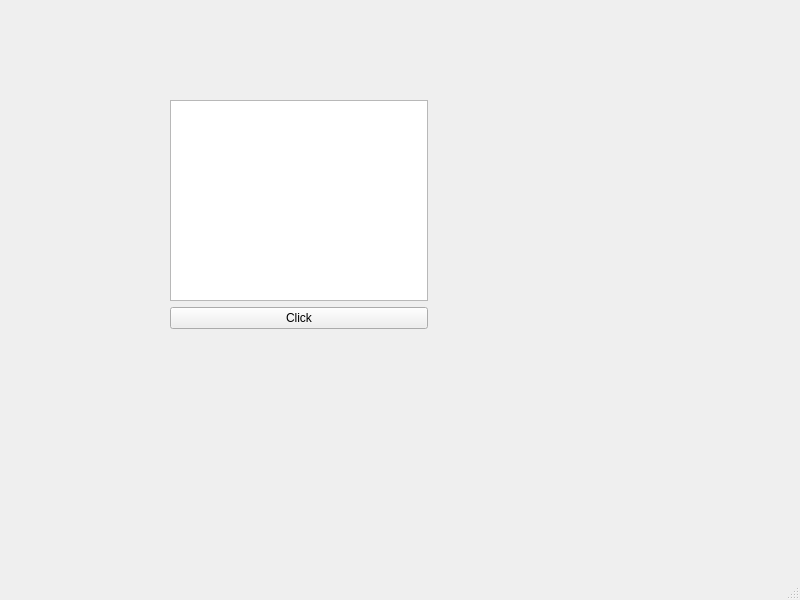
<?xml version="1.0" encoding="UTF-8"?>
<ui version="4.0">
 <class>MainWindow</class>
 <widget class="QMainWindow" name="MainWindow">
  <property name="geometry">
   <rect>
    <x>0</x>
    <y>0</y>
    <width>800</width>
    <height>600</height>
   </rect>
  </property>
  <property name="windowTitle">
   <string>MainWindow</string>
  </property>
  <widget class="QWidget" name="centralwidget">
   <widget class="QWidget" name="">
    <property name="geometry">
     <rect>
      <x>170</x>
      <y>100</y>
      <width>258</width>
      <height>229</height>
     </rect>
    </property>
    <layout class="QVBoxLayout" name="verticalLayout">
     <item>
      <widget class="QListWidget" name="listWidget"/>
     </item>
     <item>
      <widget class="QPushButton" name="pushButton">
       <property name="text">
        <string>Click</string>
       </property>
      </widget>
     </item>
    </layout>
   </widget>
  </widget>
  <widget class="QMenuBar" name="menubar">
   <property name="geometry">
    <rect>
     <x>0</x>
     <y>0</y>
     <width>800</width>
     <height>26</height>
    </rect>
   </property>
  </widget>
  <widget class="QStatusBar" name="statusbar"/>
 </widget>
 <resources/>
 <connections/>
</ui>
